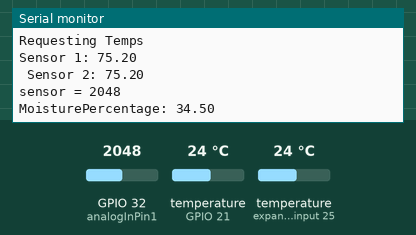
This sketch was run on a simulated ESP32. Parts: the last lines printed to the serial monitor. The inputs (shaded band) are chosen by the test bench; at power-on: temperature (sensors on GPIO 21, expander input 25) 24 °C, GPIO 32 (analogInPin1) = 2048.

Above: at 4.5 s.
4.6 s: temperature (sensor on GPIO 21) set to 12 °C
At 6.1 s:
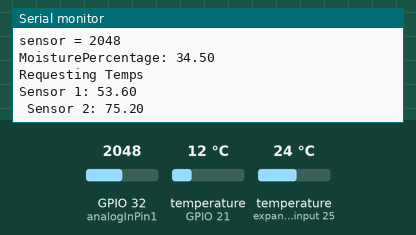
9.3 s: temperature (sensor on expander input 25) set to 12 °C
At 13.0 s:
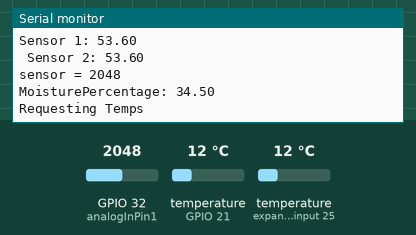
14.0 s: GPIO 32 (analogInPin1) set to 2866
At 18.2 s:
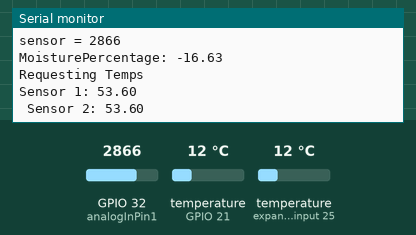
18.7 s: temperature (sensor on GPIO 21) set to 19 °C
At 21.5 s:
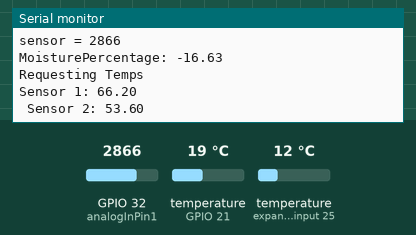
23.4 s: temperature (sensor on expander input 25) set to 19 °C
At 25.9 s:
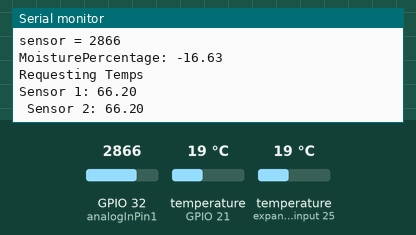
28.1 s: GPIO 32 (analogInPin1) set to 3603
At 31.0 s:
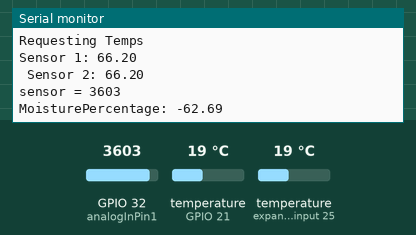
Timing chart, 0 to 32.5 s (numbered marks = the images above; inputs shaded):
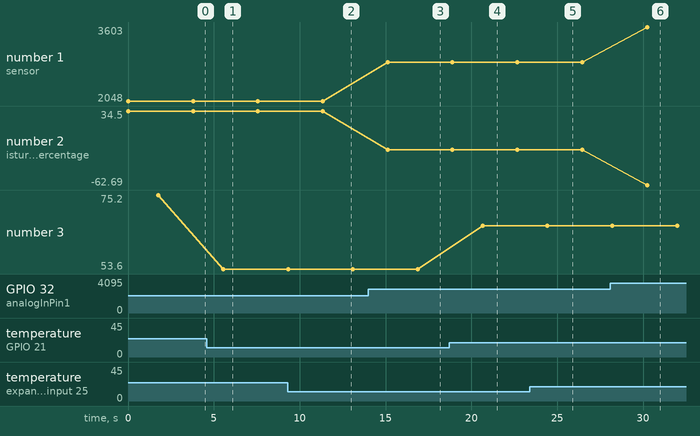

Measured:
- after the input at 4.6 s, the serial monitor: prints a new line after 0.94 s (image 1)
- after the input at 9.3 s, the serial monitor: prints a new line at once (image 2)
- after the input at 14.0 s, the serial monitor: prints a new line after 1.1 s (image 3)
- after the input at 18.7 s, the serial monitor: prints a new line after 2.0 s (image 4)
- after the input at 23.4 s, the serial monitor: prints a new line after 1.0 s (image 5)
- after the input at 28.1 s, the serial monitor: prints a new line after 2.1 s (image 6)
- plotted number 1: 2048 → 2866 after the input at 14.0 s, 2866 → 3603 after the input at 28.1 s
- plotted number 2: 34.5 → -16.63 after the input at 14.0 s, -16.63 → -62.69 after the input at 28.1 s

The sketch:

Soil_Temp_Test.ino
```cpp
//#include <ESP8266WiFi.h>
//#include <Wire.h>
#include <OneWire.h>
#include <DallasTemperature.h>

// Setup temperature probes
#define ONE_WIRE_BUS 21
OneWire oneWire(ONE_WIRE_BUS);
DallasTemperature sensors(&oneWire);
//sensors.begin();
DeviceAddress sensor1 = {0x28, 0x60, 0x2E, 0x49, 0xF6, 0x9F, 0x3C, 0x6E};
DeviceAddress sensor2 = {0x28, 0xE9, 0x52, 0x96, 0xF0, 0x1,0x3C, 0xB};
// Setup moisture probes
#define analogInPin1 32 // Pin 5 onboard
//const int analogInPin2 = 32; //Pin 7 onboard

int sensorValue = 0;  // value read from the pot
float Moisture;

void setup() {
  // initialize serial communication at 115200
  Serial.begin(115200);
  sensors.begin();

 // DS18B20.begin();
}

void loop() {
  // read the analog in value
sensorValue = analogRead(analogInPin1);

// print the readings in the Serial Monitor
Serial.print("sensor = ");
Serial.println(sensorValue);
Moisture = (1.0 - ((float(sensorValue) - 1000)/1600))*100.0; //Calibration equation
Serial.print("MoisturePercentage: ");
Serial.println(Moisture);
delay(1000);
Serial.print("Requesting Temps \n");
sensors.requestTemperatures();
Serial.print("Sensor 1: ");
Serial.print(sensors.getTempF(sensor1));
Serial.print("\n Sensor 2: ");
Serial.println(sensors.getTempF(sensor2));
delay(2000);
}

// 100% = 1000
// 0% = 2600
```
